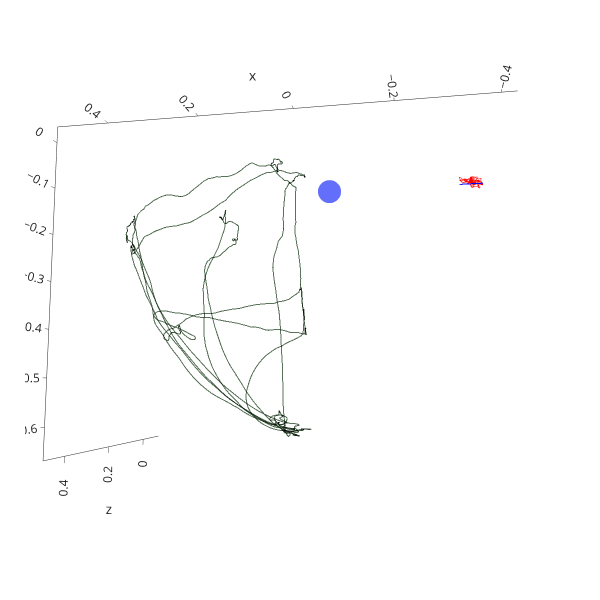

Here is the notebook cell this chart was saved with:
### Markdown cell above
### Reachable Workspace Right

### Code cell
from scipy.spatial.transform import Rotation as R
from numpy.linalg import norm
from scipy.spatial import ConvexHull

from feats_arm_rom import workspace_right

import plotly.express as px

out = xyz.copy()
rs = out[:,np.argmax(markers=='r_shoulder_study'),:]
origin = rs.reshape((rs.shape[0], 1, rs.shape[1]))
origin = np.broadcast_to(origin, xyz.shape)
out -= origin

rs = out[:,np.argmax(markers=='r_shoulder_study'),:]
ls = out[:,np.argmax(markers=='L_shoulder_study'),:]

df_temp = pd.DataFrame(ls-rs, columns=['x', 'y', 'z'])
fig = px.line_3d(df_temp, x='x', y='z', z='y',
                 width=600, height=600,
                 template='simple_white',
                 color_discrete_sequence=['rgba(255,0,0,0.5)'])

for i in range(out.shape[0]):
    vec = (ls-rs)[i,:]
    roty = np.arctan(vec[2] / vec[0])
    rotz = np.arctan(vec[1] / norm(vec[[0,2]]))
    rot = R.from_euler('yz', [roty, rotz])
    out[i,:,:] = rot.apply(out[i,:,:])


ls = out[:,np.argmax(markers=='L_shoulder_study'),:]

df_temp = pd.DataFrame(ls, columns=['x', 'y', 'z'])
fig.add_traces(list(
    px.line_3d(df_temp, x='x', y='z', z='y',
               color_discrete_sequence=['rgba(0,0,255,0.5)']).select_traces()
))

# re = out[:,np.argmax(markers=='r_melbow_study'),:]
rw = out[:,np.argmax(markers=='r_mwrist_study'),:]
rw[:,0] = rw[:,0].clip(0, None)
right_range = rw.copy()

arm_len = np.max(norm(rw, axis=1))

ch = ConvexHull(rw)
rewo_area = ch.area / (3 * np.pi * arm_len**2) # hemisphere area
rewo_sphere = ch.volume / (1/3 * np.pi * arm_len**3) # hemisphere volume
rewo_cube = np.product(rw.ptp(axis=0)) / (4*arm_len**3) # cuboid volume
print(rewo_area, rewo_sphere, rewo_cube)

df_temp = pd.DataFrame(rw, columns=['x', 'y', 'z'])
fig.add_traces(list(
    px.line_3d(df_temp, x='x', y='z', z='y',
               color_discrete_sequence=['rgba(50,100,50,0.5)']).select_traces()
))

rw, rewo_area, rewo_sphere, rewo_cube = \
    workspace_right(xyz[:,np.argmax(markers=='r_shoulder_study'),:],
                          xyz[:,np.argmax(markers=='L_shoulder_study'),:],
                          xyz[:,np.argmax(markers=='r_mwrist_study'),:], arm_len)
print(rewo_area, rewo_sphere, rewo_cube)

df_temp = pd.DataFrame(rw, columns=['x', 'y', 'z'])
fig.add_traces(list(
    px.line_3d(df_temp, x='x', y='z', z='y',
               color_discrete_sequence=['rgba(0,0,0,0.5)']).select_traces()
))

fig.add_traces(list(
    px.scatter_3d(pd.DataFrame([[0,0,0]], columns=['x', 'y', 'z']),
                  x='x', y='y', z='z').select_traces()
))
fig.update_layout(margin=dict(b=25, t=25, l=25, r=25))
fig.update_layout(scene_aspectmode='data')
fig.show()

### Figure 1 — Plotly figure (JSON) as saved in the notebook; plotly's stock layout.template omitted (floating-point values rounded to 4 significant figures; data arrays with more than 128 entries replaced by an {"elided": "..."} marker saying what was removed)
{"data": [{"hovertemplate": "x=%{x}<br>z=%{y}<br>y=%{z}<extra></extra>", "legendgroup": "", "line": {"color": "rgba(255,0,0,0.5)", "dash": "solid"}, "marker": {"symbol": "circle"}, "mode": "lines", "name": "", "scene": "scene", "showlegend": false, "type": "scatter3d", "x": {"elided": "2140 float values"}, "y": {"elided": "2140 float values"}, "z": {"elided": "2140 float values"}}, {"hovertemplate": "x=%{x}<br>z=%{y}<br>y=%{z}<extra></extra>", "legendgroup": "", "line": {"color": "rgba(0,0,255,0.5)", "dash": "solid"}, "marker": {"symbol": "circle"}, "mode": "lines", "name": "", "scene": "scene", "showlegend": false, "type": "scatter3d", "x": {"elided": "2140 float values"}, "y": {"elided": "2140 float values"}, "z": {"elided": "2140 float values"}}, {"hovertemplate": "x=%{x}<br>z=%{y}<br>y=%{z}<extra></extra>", "legendgroup": "", "line": {"color": "rgba(50,100,50,0.5)", "dash": "solid"}, "marker": {"symbol": "circle"}, "mode": "lines", "name": "", "scene": "scene", "showlegend": false, "type": "scatter3d", "x": {"elided": "2140 float values"}, "y": {"elided": "2140 float values"}, "z": {"elided": "2140 float values"}}, {"hovertemplate": "x=%{x}<br>z=%{y}<br>y=%{z}<extra></extra>", "legendgroup": "", "line": {"color": "rgba(0, 0, 0, 0.5)", "dash": "solid"}, "marker": {"symbol": "circle"}, "mode": "lines", "name": "", "scene": "scene", "showlegend": false, "type": "scatter3d", "x": {"elided": "2140 float values"}, "y": {"elided": "2140 float values"}, "z": {"elided": "2140 float values"}}, {"hovertemplate": "x=%{x}<br>y=%{y}<br>z=%{z}<extra></extra>", "legendgroup": "", "marker": {"color": "#636efa", "symbol": "circle"}, "mode": "markers", "name": "", "scene": "scene", "showlegend": false, "type": "scatter3d", "x": [0], "y": [0], "z": [0]}], "layout": {"height": 600, "legend": {"tracegroupgap": 0}, "margin": {"b": 25, "l": 25, "r": 25, "t": 25}, "scene": {"aspectmode": "data", "aspectratio": {"x": 1.296, "y": 0.8025, "z": 0.9617}, "camera": {"center": {"x": 0, "y": 0, "z": 0}, "eye": {"x": -0.4102, "y": 2.111, "z": -0.2511}, "projection": {"type": "perspective"}, "up": {"x": 0, "y": 0, "z": 1}}, "domain": {"x": [0, 1], "y": [0, 1]}, "xaxis": {"title": {"text": "x"}, "type": "linear"}, "yaxis": {"title": {"text": "z"}, "type": "linear"}, "zaxis": {"title": {"text": "y"}, "type": "linear"}}, "width": 600}}
